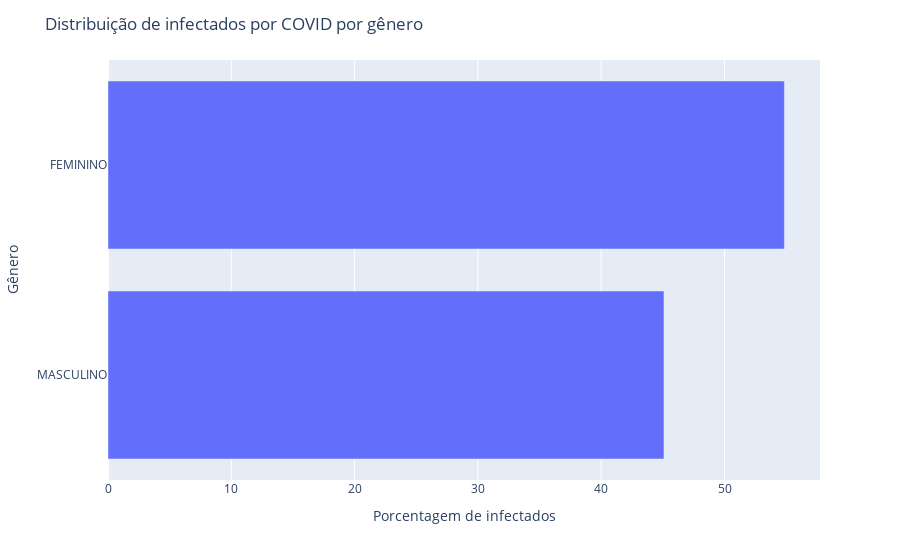

Source (notebook cell):
### Code cell
Generos = ['MASCULINO','FEMININO']
Porcentagem_por_genero = [masc_per100, fem_per100]

fig = px.bar(y=Generos,x=Porcentagem_por_genero,)
fig.update_layout(title_text='Distribuição de infectados por COVID por gênero', xaxis_title='Porcentagem de infectados', yaxis_title='Gênero')
fig.show()

### Figure 1 — Plotly figure (JSON) as saved in the notebook; plotly's stock layout.template omitted (floating-point values rounded to 4 significant figures)
{"data": [{"alignmentgroup": "True", "hovertemplate": "x=%{x}<br>y=%{y}<extra></extra>", "legendgroup": "", "marker": {"color": "#636efa", "pattern": {"shape": ""}}, "name": "", "offsetgroup": "", "orientation": "h", "showlegend": false, "textposition": "auto", "type": "bar", "x": [45.09, 54.86], "xaxis": "x", "y": ["MASCULINO", "FEMININO"], "yaxis": "y"}], "layout": {"barmode": "relative", "legend": {"tracegroupgap": 0}, "margin": {"t": 60}, "title": {"text": "Distribuição de infectados por COVID por gênero"}, "xaxis": {"anchor": "y", "domain": [0, 1], "title": {"text": "Porcentagem de infectados"}}, "yaxis": {"anchor": "x", "domain": [0, 1], "title": {"text": "Gênero"}}}}
